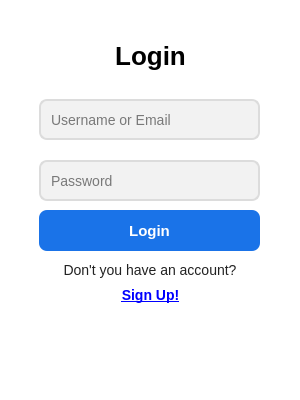
<?xml version="1.0" encoding="UTF-8"?>
<ui version="4.0">
 <class>Dialog</class>
 <widget class="QDialog" name="Dialog">
  <property name="geometry">
   <rect>
    <x>0</x>
    <y>0</y>
    <width>300</width>
    <height>400</height>
   </rect>
  </property>
  <property name="minimumSize">
   <size>
    <width>300</width>
    <height>400</height>
   </size>
  </property>
  <property name="maximumSize">
   <size>
    <width>300</width>
    <height>400</height>
   </size>
  </property>
  <property name="windowTitle">
   <string>Login</string>
  </property>
  <property name="styleSheet">
   <string notr="true">QDialog {
    background-color: #ffffff;
}

/* Genel label stilleri */
QLabel {
    color: #222222;
    font-size: 14px;
}

/* Başlık (Login) */
QLabel#titleLabel {
    font-size: 26px;
    font-weight: bold;
    color: #000000;
}

/* Input alanları */
QLineEdit {
    background-color: #f2f2f2;
    border: 2px solid #dcdcdc;
    border-radius: 8px;
    padding: 8px;
    font-size: 14px;
    color: #000000;
}

QLineEdit:focus {
    border: 2px solid #377dff;
}

/* Login Butonu */
#btn_login {
    background-color: #1a73e8;
    color: #ffffff;
    border-radius: 8px;
    padding: 8px;
    font-size: 15px;
    font-weight: bold;
}

#btn_login:hover {
    background-color: #1668d8;
}

#btn_login:pressed {
    background-color: #0f4fb5;
}

/* &quot;Sign Up!&quot; link */
#label_5 {
    color: #1a73e8;
    font-weight: bold;
}

#label_5:hover {
    color: #4d90fe;
    text-decoration: underline;
}
</string>
  </property>
  <widget class="QLabel" name="titleLabel">
   <property name="geometry">
    <rect>
     <x>90</x>
     <y>30</y>
     <width>121</width>
     <height>51</height>
    </rect>
   </property>
   <property name="text">
    <string>Login</string>
   </property>
   <property name="alignment">
    <set>Qt::AlignmentFlag::AlignCenter</set>
   </property>
  </widget>
  <widget class="QLineEdit" name="le_username">
   <property name="geometry">
    <rect>
     <x>39</x>
     <y>99</y>
     <width>221</width>
     <height>41</height>
    </rect>
   </property>
   <property name="font">
    <font>
     <family>Arial</family>
     <pointsize>-1</pointsize>
    </font>
   </property>
   <property name="placeholderText">
    <string>Username or Email</string>
   </property>
  </widget>
  <widget class="QLineEdit" name="le_password">
   <property name="geometry">
    <rect>
     <x>39</x>
     <y>160</y>
     <width>221</width>
     <height>41</height>
    </rect>
   </property>
   <property name="font">
    <font>
     <family>Arial</family>
     <pointsize>-1</pointsize>
     <italic>false</italic>
     <bold>false</bold>
    </font>
   </property>
   <property name="echoMode">
    <enum>QLineEdit::EchoMode::Password</enum>
   </property>
   <property name="placeholderText">
    <string>Password</string>
   </property>
  </widget>
  <widget class="QPushButton" name="btn_login">
   <property name="geometry">
    <rect>
     <x>39</x>
     <y>210</y>
     <width>221</width>
     <height>41</height>
    </rect>
   </property>
   <property name="text">
    <string>Login</string>
   </property>
  </widget>
  <widget class="QLabel" name="label_4">
   <property name="geometry">
    <rect>
     <x>50</x>
     <y>260</y>
     <width>200</width>
     <height>20</height>
    </rect>
   </property>
   <property name="text">
    <string>Don't you have an account?</string>
   </property>
   <property name="alignment">
    <set>Qt::AlignmentFlag::AlignCenter</set>
   </property>
  </widget>
  <widget class="QLabel" name="label_5">
   <property name="geometry">
    <rect>
     <x>50</x>
     <y>285</y>
     <width>201</width>
     <height>20</height>
    </rect>
   </property>
   <property name="text">
    <string>&lt;a href=&quot;#&quot;&gt;Sign Up!&lt;/a&gt;</string>
   </property>
   <property name="alignment">
    <set>Qt::AlignmentFlag::AlignCenter</set>
   </property>
  </widget>
 </widget>
 <resources/>
 <connections/>
</ui>
